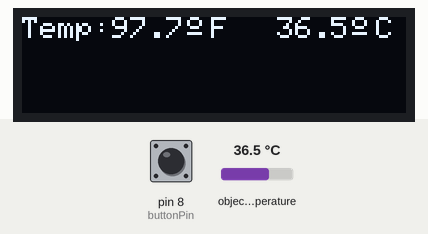
This sketch was run on a simulated Arduino Uno, built with avr-gcc and run on an emulated ATmega328P. Parts: 128×32 one-colour display. Inputs (shaded band) come from the test bench; at power-on: object temperature 36.5 °C, pin 8 (buttonPin) HIGH. Random numbers use the default seed unless the sketch sets one.

Above: at 1.3 s.
1.4 s: object temperature set to 20 °C
At 2.1 s:
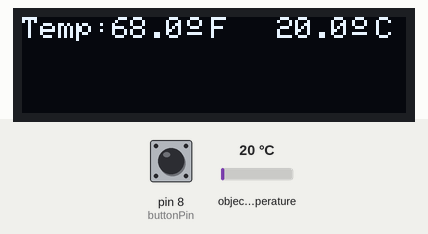
3.0 s: object temperature set to 26 °C
At 4.4 s:
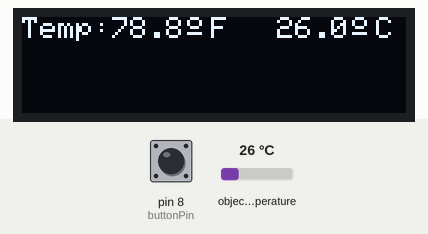
4.7 s: object temperature set to 32 °C
At 6.0 s:
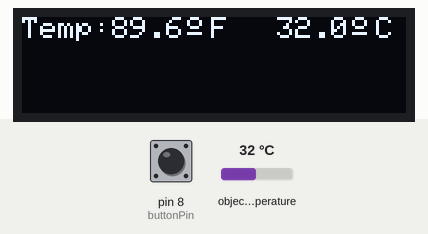
6.3 s: pin 8 (buttonPin) pulled LOW for 0.15 s
At 7.7 s:
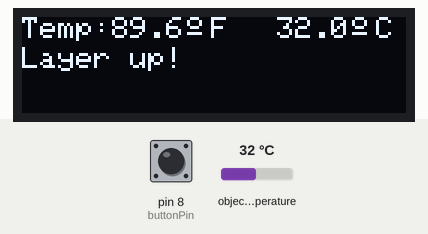
8.0 s: pin 8 (buttonPin) pulled LOW for 1 s
At 9.3 s:
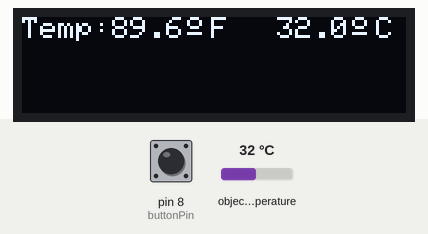
10.5 s: pin 8 (buttonPin) pulled LOW for 3.2 s
At 11.4 s:
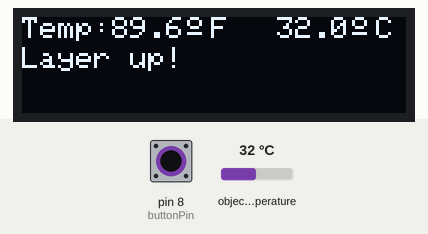
Timing chart, 0 to 13.5 s (numbered marks = the images above; inputs shaded):
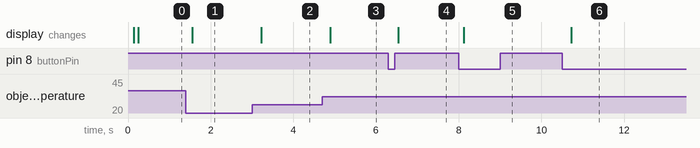

The sketch:

temperature_monitoring_v2.ino
```cpp
#include <Wire.h>
#include <Adafruit_GFX.h>       // Include core graphics library for the display
#include <Adafruit_SSD1306.h>   // Include Adafruit_SSD1306 library to drive the display
#include <Fonts/FreeMonoBold9pt7b.h>  // Add a custom font
#include <Adafruit_MLX90614.h>  //for infrared thermometer
#include <String.h>

#define SCREEN_WIDTH 128 // OLED display width, in pixels
#define SCREEN_HEIGHT 32 // OLED display height, in pixels
#define OLED_RESET -1


Adafruit_SSD1306 display(SCREEN_WIDTH, SCREEN_HEIGHT, &Wire, OLED_RESET);

Adafruit_MLX90614 mlx = Adafruit_MLX90614();

/*For Capturing and Calculations*/
float temp;  // Create a variable to have something dynamic to show on the display
float tempC;
float tempF;

/*List of all states for FSM*/
enum
{
  DEFAULT_STATE,
  STATE_ON_DEFAULT,
  LOCK_STATE,
  STATE_ON_LOCK,
} state;

const int buttonPin = 8;
int last_button_value = HIGH;   // pin 2 is HIGH when button is not pressed
unsigned long previousMillisButton;
unsigned long previousMillisBlinking;


/*Health Feedback based on Temp*/
const char *healthy[] = {"Your body temperature is great!", "You have the average human temperature", "You are doing well today!"};
const char *fever[] = {"Warning: You may have a fever", "Your body temperature is higher than usual", "Are you ok?"};
const char *cold[] = {"Your body temperature is really cold", "Layer up!", "Are you staying warm?"};

void setup()
{
  delay(100);  // This delay is needed to let the display to initialize
  display.begin(SSD1306_SWITCHCAPVCC, 0x3C);  // Initialize display with the I2C address of 0x3C
  display.clearDisplay();  // Clear the buffer
  display.setTextColor(WHITE);  // Set color of the text
  mlx.begin();  //start infrared thermometer
  Serial.begin(9600);
  pinMode(buttonPin,INPUT);
}

void loop()
{
  tempF++;  // Increase value for testing

  tempF = mlx.readObjectTempF(); //comment this line if you want to test
  tempC = mlx.readObjectTempC();

  display.clearDisplay();  // Clear the display so we can refresh

  // Print text:
  display.setFont();
  display.setCursor(0,0);  // (x,y)

  // Array to display temperature
  char fah[10];
  char cel[10];
  unsigned long currentMillis = millis();
  bool buttonPressed = false;
  bool buttonReleased = false;
  int button_value = digitalRead( buttonPin);

    temp++;  // Increase value for testing
  if(temp > 43)  // If temp is greater than 150
  {
    temp = 0;  // Set temp to 0
  }

  if( button_value != last_button_value)
  {
    if( button_value == LOW)  // low is button pressed
    {
      buttonPressed = true;
    }
    else
    {
      buttonReleased = true;
    }
    last_button_value = button_value;
  }
  ///////////////////////////////////////
switch(state)
{
  //////////////////////////////////////
case DEFAULT_STATE:
  /*Convert char to a string:*/
  dtostrf(tempF, 4, 0, fah);  // (variable, no. of digits we are going to use, no. of decimal digits, string name)
  dtostrf(tempC, 4, 0, cel);

  display.println("Temp: ");

  /*Print Temperature in F*/
  display.setCursor(30,0);
  display.println(tempF,1);

  /*Formating Degree and F*/
  if(tempF > 99){
    //Print Degree Pixels
    display.setCursor(63,0);
    display.write(167);
    display.setCursor(71,0);
    display.println("F");
  }

  else{
    display.setCursor(55,0);
    display.write(167);
    display.setCursor(63,0);
    display.println("F");
  }

  /*Print Temperature in C*/
  display.setCursor(85,0);
  display.println(tempC,1);

  /*Print Degree Pixels*/
  display.setCursor(110,0);
  display.write(167);

  display.setCursor(118,0);  // (x,y)
  display.println("C");
  delay(100);

  /*Update screen to update temperature*/
  display.display();
  state = STATE_ON_DEFAULT;
  break;

  //////////////////////////////////
  case STATE_ON_DEFAULT:
  if(buttonPressed)
  {
    state = LOCK_STATE;
  }
  else{
    state = DEFAULT_STATE;
  }
  break;
  ///////////////////////////////////
  case LOCK_STATE:
  dtostrf(tempF, 4, 0, fah);
  dtostrf(tempC, 4, 0, cel);

  display.println("Temp: ");

  //Print Temperature in F
  display.setCursor(30,0);
  display.println(tempF,1);

  /*Formating Degree and F*/
  if(tempF > 99){
    //Print Degree Pixels
    display.setCursor(63,0);
    display.write(167);
    display.setCursor(71,0);
    display.println("F");
  }

  else{
    display.setCursor(55,0);
    display.write(167);
    display.setCursor(63,0);
    display.println("F");
  }

  /*Print Temperature in C*/
  display.setCursor(85,0);
  display.println(tempC,1);

  //Print Degree Pixels
  display.setCursor(110,0);
  display.write(167);

  display.setCursor(118,0);  // (x,y)
  display.println("C");
  delay(100);

  /*If in range of potential fever*/
  if (tempC > 37.76 || tempF > 99.9){
    display.setCursor(0,10);
    display.println(fever[rand() % 2]);
    delay(100);
  }

  /*If average body temperature*/
  else if (tempC > 36.4 && tempC < 37.77 || (tempF > 96.8 && tempF < 100)){
    display.setCursor(0,10);
    display.println(healthy[rand() % 2]);
    delay(100);
  }

  /*If cold*/
  else if (tempC > 32.2 && tempC < 36.5 || (tempF > 89 && tempF < 96.9)){
    display.setCursor(0,10);
    display.println(cold[rand() % 2]);
    delay(100);
  }

  /*If room temperature*/
  else{
    delay(100);
  }

  /*Update LCD to display feedback*/
  display.display();
  state = STATE_ON_LOCK;
  break;

  ////////////////////////////////////
  case STATE_ON_LOCK:
  if(buttonPressed)
{
  state = DEFAULT_STATE;
}
break;
}
}
```

Measured:
- after the input at 1.4 s, the display: changes after 0.16 s (image 1)
- after the input at 3.0 s, the display: changes after 0.23 s (image 2)
- after the input at 4.7 s, the display: changes after 0.19 s (image 3)
- after the input at 6.3 s, the display: changes after 0.24 s (image 4)
- after the input at 8.0 s, the display: changes after 0.12 s (image 5)
- after the input at 10.5 s, the display: changes after 0.22 s (image 6)
